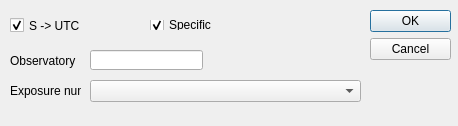
<?xml version="1.0" encoding="UTF-8"?>
<ui version="4.0">
 <class>getFromHeaderDlg</class>
 <widget class="QDialog" name="getFromHeaderDlg">
  <property name="geometry">
   <rect>
    <x>0</x>
    <y>0</y>
    <width>458</width>
    <height>126</height>
   </rect>
  </property>
  <property name="windowTitle">
   <string>Dialog</string>
  </property>
  <property name="modal">
   <bool>true</bool>
  </property>
  <widget class="QDialogButtonBox" name="buttonBox">
   <property name="geometry">
    <rect>
     <x>370</x>
     <y>10</y>
     <width>81</width>
     <height>241</height>
    </rect>
   </property>
   <property name="orientation">
    <enum>Qt::Vertical</enum>
   </property>
   <property name="standardButtons">
    <set>QDialogButtonBox::Cancel|QDialogButtonBox::Ok</set>
   </property>
  </widget>
  <widget class="QCheckBox" name="isConvertToUTC">
   <property name="geometry">
    <rect>
     <x>10</x>
     <y>10</y>
     <width>91</width>
     <height>31</height>
    </rect>
   </property>
   <property name="text">
    <string>S -&gt; UTC</string>
   </property>
   <property name="checked">
    <bool>true</bool>
   </property>
  </widget>
  <widget class="QLabel" name="obsLabel">
   <property name="geometry">
    <rect>
     <x>10</x>
     <y>50</y>
     <width>71</width>
     <height>21</height>
    </rect>
   </property>
   <property name="text">
    <string>Observatory</string>
   </property>
  </widget>
  <widget class="QCheckBox" name="isSpec">
   <property name="geometry">
    <rect>
     <x>150</x>
     <y>20</y>
     <width>71</width>
     <height>10</height>
    </rect>
   </property>
   <property name="text">
    <string>Specific</string>
   </property>
   <property name="checked">
    <bool>true</bool>
   </property>
  </widget>
  <widget class="QLabel" name="expNumLabel">
   <property name="geometry">
    <rect>
     <x>10</x>
     <y>80</y>
     <width>71</width>
     <height>21</height>
    </rect>
   </property>
   <property name="text">
    <string>Exposure num</string>
   </property>
  </widget>
  <widget class="QComboBox" name="expList">
   <property name="geometry">
    <rect>
     <x>90</x>
     <y>80</y>
     <width>271</width>
     <height>22</height>
    </rect>
   </property>
  </widget>
  <widget class="QLineEdit" name="obsName">
   <property name="geometry">
    <rect>
     <x>90</x>
     <y>50</y>
     <width>113</width>
     <height>20</height>
    </rect>
   </property>
  </widget>
 </widget>
 <resources/>
 <connections>
  <connection>
   <sender>buttonBox</sender>
   <signal>accepted()</signal>
   <receiver>getFromHeaderDlg</receiver>
   <slot>accept()</slot>
   <hints>
    <hint type="sourcelabel">
     <x>248</x>
     <y>254</y>
    </hint>
    <hint type="destinationlabel">
     <x>157</x>
     <y>274</y>
    </hint>
   </hints>
  </connection>
  <connection>
   <sender>buttonBox</sender>
   <signal>rejected()</signal>
   <receiver>getFromHeaderDlg</receiver>
   <slot>reject()</slot>
   <hints>
    <hint type="sourcelabel">
     <x>316</x>
     <y>260</y>
    </hint>
    <hint type="destinationlabel">
     <x>286</x>
     <y>274</y>
    </hint>
   </hints>
  </connection>
 </connections>
</ui>
